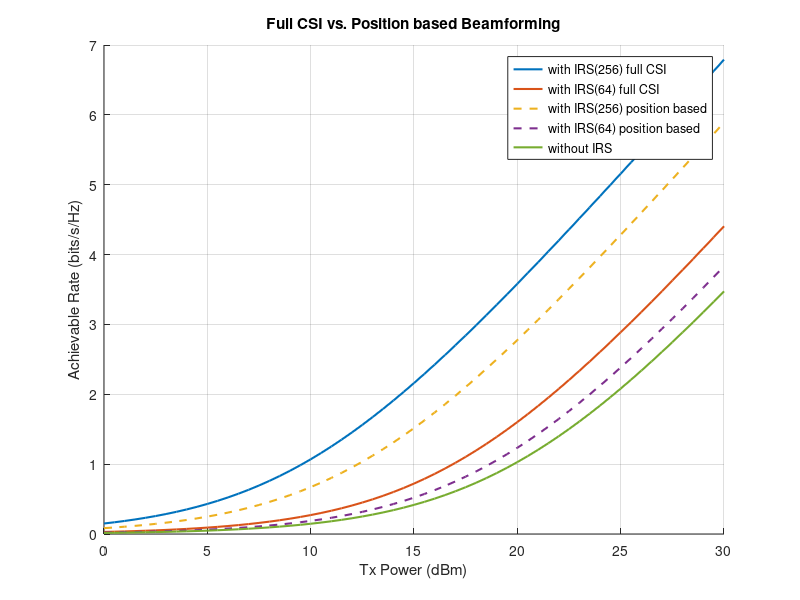
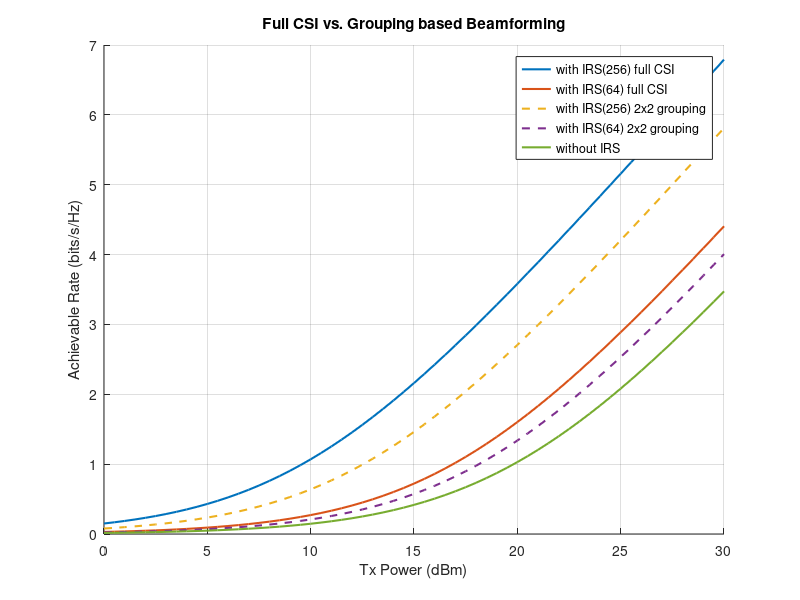

MATLAB code for these plots, in order:
clear all; 
close all; clc;

load('data_txpower2');

fig1 = figure;
hold on;
plot(p_sig_dBm, R_irs_256_full,'-','LineWidth',1.5);
plot(p_sig_dBm, R_irs_64_full,'-','LineWidth',1.5);
plot(p_sig_dBm, R_irs_256,'--','LineWidth',1.5);
plot(p_sig_dBm, R_irs_64,'--','LineWidth',1.5);
plot(p_sig_dBm, R_nirs,'-','LineWidth',1.5);
hold off;
grid on;
xlabel('Tx Power (dBm)');
ylabel('Achievable Rate (bits/s/Hz)');
legend('with IRS(256) full CSI','with IRS(64) full CSI', ...
       'with IRS(256) position based','with IRS(64) position based',...
       'without IRS','Location','best');
title('Full CSI vs. Position based Beamforming');
print(gcf,'achievable_rate_vs_txpower_pos.png','-dpng','-r400');


fig2 = figure;
hold on;
plot(p_sig_dBm, R_irs_256_full,'-','LineWidth',1.5);
plot(p_sig_dBm, R_irs_64_full,'-','LineWidth',1.5);
plot(p_sig_dBm, R_irs_256_full_sub,'--','LineWidth',1.5);
plot(p_sig_dBm, R_irs_64_full_sub,'--','LineWidth',1.5);
plot(p_sig_dBm, R_nirs,'-','LineWidth',1.5);
hold off;
grid on;
xlabel('Tx Power (dBm)');
ylabel('Achievable Rate (bits/s/Hz)');
legend('with IRS(256) full CSI','with IRS(64) full CSI', ...
   'with IRS(256) 2x2 grouping','with IRS(64) 2x2 grouping', ...
       'without IRS','Location','best');
title('Full CSI vs. Grouping based Beamforming');
print(gcf,'achievable_rate_vs_txpower_sub.png','-dpng','-r400');


